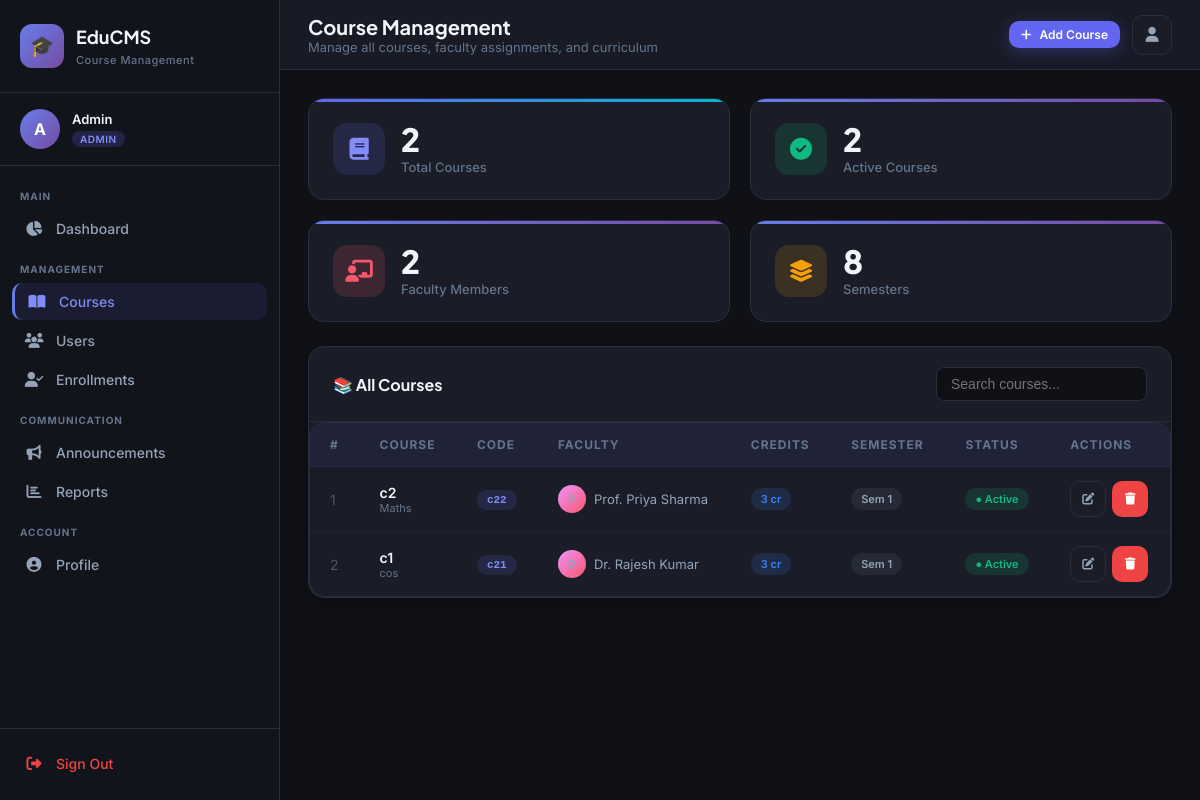
Screenshot of /admin/courses (signed in) with the database file from the repository.
### app.py (models this page shows)
class User(UserMixin, db.Model):
    __tablename__ = 'users'
    id = db.Column(db.Integer, primary_key=True)
    name = db.Column(db.String(100), nullable=False)
    email = db.Column(db.String(120), unique=True, nullable=False)
    password = db.Column(db.String(200), nullable=False)
    role = db.Column(db.String(20), nullable=False, default='student')  # admin/faculty/student
    phone = db.Column(db.String(20))
    department = db.Column(db.String(100))
    profile_pic = db.Column(db.String(200), default='default.png')
    is_active_account = db.Column(db.Boolean, default=True)
    created_at = db.Column(db.DateTime, default=datetime.utcnow)
    courses_taught = db.relationship('Course', backref='faculty', lazy=True, foreign_keys='Course.faculty_id')
    enrollments = db.relationship('Enrollment', backref='student', lazy=True, foreign_keys='Enrollment.student_id')

class Course(db.Model):
    __tablename__ = 'courses'
    id = db.Column(db.Integer, primary_key=True)
    name = db.Column(db.String(150), nullable=False)
    code = db.Column(db.String(20), unique=True, nullable=False)
    description = db.Column(db.Text)
    credits = db.Column(db.Integer, default=3)
    semester = db.Column(db.Integer, default=1)
    department = db.Column(db.String(100))
    faculty_id = db.Column(db.Integer, db.ForeignKey('users.id'))
    max_students = db.Column(db.Integer, default=60)
    is_active = db.Column(db.Boolean, default=True)
    created_at = db.Column(db.DateTime, default=datetime.utcnow)
    enrollments = db.relationship('Enrollment', backref='course', lazy=True)
    assignments = db.relationship('Assignment', backref='course', lazy=True)
    materials = db.relationship('Material', backref='course', lazy=True)
    exams = db.relationship('Exam', backref='course', lazy=True)

### app.py (the view)
@app.route('/admin/courses')
@login_required
def admin_courses():
    if current_user.role != 'admin': return redirect(url_for('index'))
    courses = db.session.query(Course, User)\
        .outerjoin(User, Course.faculty_id == User.id)\
        .order_by(Course.created_at.desc()).all()
    faculty_list = User.query.filter_by(role='faculty').all()
    return render_template('admin/courses.html', courses=courses, faculty_list=faculty_list)

### app.py (called while the page is built)
@login_manager.user_loader
def load_user(user_id):
    return User.query.get(int(user_id))

@app.context_processor
def inject_now():
    return {'now': datetime.utcnow().date()}

### templates/admin/courses.html (shortened to what this page needs)
{% extends "base.html" %}
{% block page_title %}Course Management{% endblock %}
{% block page_subtitle %}Manage all courses, faculty assignments, and curriculum{% endblock %}
{% block header_actions %}
<button onclick="openModal('addCourseModal')" class="btn btn-primary btn-sm">
    <i class="fas fa-plus"></i> Add Course
</button>
{% endblock %}
{% block content %}
<div class="grid-4 mb-24">
    <div class="stat-card" style="--card-gradient:linear-gradient(135deg,#6366f1,#06b6d4)">
        <div class="stat-icon" style="background:rgba(99,102,241,0.15);color:#818cf8"><i class="fas fa-book"></i></div>
        <div class="stat-info">
            <div class="stat-value">{{ courses|length }}</div>
            <div class="stat-label">Total Courses</div>
        </div>
    </div>
    <div class="stat-card">
        <div class="stat-icon" style="background:rgba(16,185,129,0.15);color:#10b981"><i class="fas fa-check-circle"></i></div>
        <div class="stat-info">
            <div class="stat-value">{{ courses|selectattr('0.is_active')|list|length }}</div>
            <div class="stat-label">Active Courses</div>
        </div>
    </div>
    <div class="stat-card">
        <div class="stat-icon" style="background:rgba(245,87,108,0.15);color:#f5576c"><i class="fas fa-chalkboard-teacher"></i></div>
        <div class="stat-info">
            <div class="stat-value">{{ faculty_list|length }}</div>
            <div class="stat-label">Faculty Members</div>
        </div>
    </div>
    <div class="stat-card">
        <div class="stat-icon" style="background:rgba(245,158,11,0.15);color:#f59e0b"><i class="fas fa-layer-group"></i></div>
        <div class="stat-info">
            <div class="stat-value">8</div>
            <div class="stat-label">Semesters</div>
        </div>
    </div>
</div>
<div class="card">
    <div class="card-header">
        <span class="card-title">📚 All Courses</span>
        <div style="display:flex;gap:8px">
            <input type="text" id="searchInput" onkeyup="filterTable()" placeholder="Search courses..."
                   style="background:#0f1117;border:1px solid #2a2d3e;border-radius:8px;padding:8px 14px;color:#f1f5f9;font-size:14px;outline:none">
        </div>
    </div>
    <div class="table-container">
        <table id="coursesTable">
            <thead>
                <tr>
                    <th>#</th>
                    <th>Course</th>
                    <th>Code</th>
                    <th>Faculty</th>
                    <th>Credits</th>
                    <th>Semester</th>
                    <th>Status</th>
                    <th>Actions</th>
                </tr>
            </thead>
            <tbody>
                {% for course, faculty in courses %}
                <tr>
                    <td style="color:#4b5563">{{ loop.index }}</td>
                    <td>
                        <div>
                            <div style="font-weight:600;color:#f1f5f9;font-size:14px">{{ course.name }}</div>
                            <div style="font-size:11px;color:#64748b">{{ course.department or '—' }}</div>
                        </div>
                    </td>
                    <td><span class="badge badge-primary" style="font-family:monospace">{{ course.code }}</span></td>
                    <td>
                        {% if faculty %}
                        <div style="display:flex;align-items:center;gap:8px">
                            <div style="width:28px;height:28px;border-radius:50%;background:linear-gradient(135deg,#f093fb,#f5576c);display:flex;align-items:center;justify-content:center;font-size:11px;font-weight:700">
                            </div>
                            <span style="font-size:13px">{{ faculty.name }}</span>
                        </div>
                        {% else %}
                        <span style="color:#4b5563;font-size:13px"><i class="fas fa-user-slash"></i> Unassigned</span>
                        {% endif %}
                    </td>
                    <td><span class="badge badge-info">{{ course.credits }} cr</span></td>
                    <td><span class="badge badge-secondary">Sem {{ course.semester }}</span></td>
                    <td>
                        <span class="badge badge-{% if course.is_active %}success{% else %}danger{% endif %}">
                            {% if course.is_active %}● Active{% else %}● Inactive{% endif %}
                        </span>
                    </td>
                    <td>
                        <div style="display:flex;gap:6px">
                            <button onclick="openEditModal({{ course.id }}, '{{ course.name }}', '{{ course.code }}', '{{ course.description or '' }}', {{ course.credits }}, {{ course.semester }}, '{{ course.department or '' }}', {{ course.faculty_id or 'null' }}, {{ course.max_students }})"
                                    class="btn btn-outline btn-sm btn-icon" title="Edit">
                                <i class="fas fa-edit"></i>
                            </button>
                            <form method="POST" action="/admin/courses/{{ course.id }}/delete" onsubmit="return confirm('Delete this course?')">
                                <button type="submit" class="btn btn-danger btn-sm btn-icon" title="Delete">
                                    <i class="fas fa-trash"></i>
                                </button>
                            </form>
                        </div>
                    </td>
                </tr>
                {% endfor %}
            </tbody>
        </table>
    </div>
</div>
{% endblock %}

### templates/base.html (shortened to what this page needs)
<!DOCTYPE html>
<html lang="en">
<head>
    <link rel="stylesheet" href="https://cdnjs.cloudflare.com/ajax/libs/font-awesome/6.5.0/css/all.min.css">
</head>
<body>
{% if current_user.is_authenticated %}
<aside class="sidebar" id="sidebar">
    <div class="sidebar-brand">
        <div class="brand-icon">🎓</div>
        <div class="brand-text">
            <h1>EduCMS</h1>
            <span>Course Management</span>
        </div>
    </div>
    <div class="sidebar-user">
        <div class="user-avatar" style="background:
            {% if current_user.role == 'admin' %}var(--admin-gradient)
            {% elif current_user.role == 'faculty' %}var(--faculty-gradient)
            {% else %}var(--student-gradient){% endif %}">
            {{ current_user.name[0].upper() }}
        </div>
        <div class="user-info">
            <h4>{{ current_user.name.split(' ')[0] }}</h4>
            <span class="role-badge badge-{{ current_user.role }}">{{ current_user.role }}</span>
        </div>
    </div>
    <nav class="sidebar-nav">
        {% if current_user.role == 'admin' %}
        <div class="nav-section">
            <div class="nav-section-label">Main</div>
            <a href="/admin/dashboard" class="nav-item {% if request.path == '/admin/dashboard' %}active{% endif %}">
                <i class="fas fa-chart-pie"></i> Dashboard
            </a>
        </div>
        <div class="nav-section">
            <div class="nav-section-label">Management</div>
            <a href="/admin/courses" class="nav-item {% if '/admin/courses' in request.path %}active{% endif %}">
                <i class="fas fa-book-open"></i> Courses
            </a>
            <a href="/admin/users" class="nav-item {% if '/admin/users' in request.path %}active{% endif %}">
                <i class="fas fa-users"></i> Users
            </a>
            <a href="/admin/enrollments" class="nav-item {% if '/admin/enrollments' in request.path %}active{% endif %}">
                <i class="fas fa-user-check"></i> Enrollments
            </a>
        </div>
        <div class="nav-section">
            <div class="nav-section-label">Communication</div>
            <a href="/admin/announcements" class="nav-item {% if '/admin/announcements' in request.path %}active{% endif %}">
                <i class="fas fa-bullhorn"></i> Announcements
            </a>
            <a href="/admin/reports" class="nav-item {% if '/admin/reports' in request.path %}active{% endif %}">
                <i class="fas fa-chart-bar"></i> Reports
            </a>
        </div>
        {% endif %}
        <div class="nav-section">
            <div class="nav-section-label">Account</div>
            <a href="/profile" class="nav-item {% if request.path == '/profile' %}active{% endif %}">
                <i class="fas fa-user-circle"></i> Profile
            </a>
        </div>
    </nav>
    <div class="sidebar-footer">
        <a href="/logout" class="nav-item" style="color: #ef4444;">
            <i class="fas fa-sign-out-alt"></i> Sign Out
        </a>
    </div>
</aside>
<main class="main-content">
    <header class="header">
        <div class="header-left">
            <div>
                <div class="page-title">{% block page_title %}Dashboard{% endblock %}</div>
                <div class="page-subtitle">{% block page_subtitle %}{% endblock %}</div>
            </div>
        </div>
        <div class="header-right">
            {% block header_actions %}{% endblock %}
            <a href="/profile" class="header-btn" title="Profile">
                <i class="fas fa-user"></i>
            </a>
        </div>
    </header>
    <div class="page-content">
        {% block content %}{% endblock %}
    </div>
</main>
{% else %}
{% block auth_content %}{% endblock %}
{% endif %}
</body>
</html>

### rows the page displays
User: name "A", name "Admin", role "ADMIN"
Course: name "c2", department "Maths", code "c22", name "Prof. Priya Sharma", credits "3", semester "1", is_active "● Active"
Course: name "c1", department "cos", code "c21", name "Dr. Rajesh Kumar", credits "3", semester "1", is_active "● Active"

### other values shown
{{ courses|length }} "2"
{{ courses|selectattr('0.is_active')|list|length }} "2"
{{ faculty_list|length }} "2"
